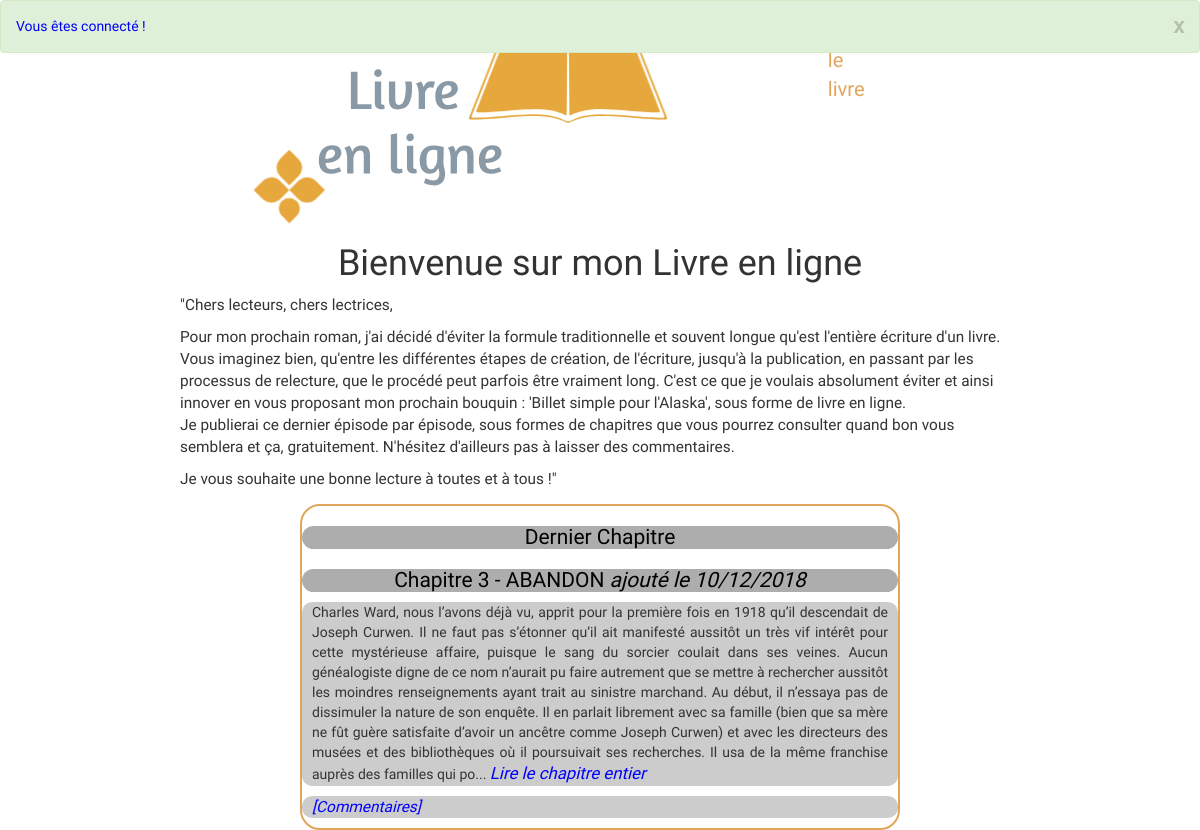
The app's page /index.php?action=lastPost (signed in) with its own data.
### tables this page shows
CREATE TABLE IF NOT EXISTS `posts` (
  `id` int(11) NOT NULL AUTO_INCREMENT,
  `chapter_id` int(11) NOT NULL,
  `post_title` varchar(255) NOT NULL,
  `post_content` text NOT NULL,
  `creation_date` datetime NOT NULL,
  PRIMARY KEY (`id`)
);

### controller/ControllerPosts.php (called while the page is built, shortened)
<?php
require_once('model/PostManager.php');
require_once('controller/Controller.php');
class ControllerPosts extends Controller
{
    public function lastPost()
    {
        $postManager = new PostManager();
        $lastChapter = $postManager->getLastPost();
        require('view/welcomeView.php');
    }
}

### model/PostManager.php (called while the page is built, shortened)
<?php
class PostManager extends Manager
{
    public function getLastPost()
    {
        $db = $this->dbConnect();
        $lastPost = $db->query('SELECT id, chapter_id, post_title, post_content, DATE_FORMAT(creation_date, \'%d/%m/%Y\') AS creation_date_fr FROM posts ORDER BY creation_date DESC LIMIT 0, 1');
        return $lastPost;
    }
}

### view/welcomeView.php (the view, shortened to what this page needs)
<div class="index_pages">
	<section id="welcome_index">
		<h1>Bienvenue sur mon Livre en ligne</h1>
		<p> "Chers lecteurs, chers lectrices,</p>
		<p>Pour mon prochain roman, j'ai décidé d'éviter la formule traditionnelle et souvent longue qu'est l'entière écriture d'un livre. Vous imaginez bien, qu'entre les différentes étapes de création, de l'écriture, jusqu'à la publication, en passant par les processus de relecture, que le procédé peut parfois être vraiment long. C'est ce que je voulais absolument éviter et ainsi innover en vous proposant mon prochain bouquin : 'Billet simple pour l'Alaska', sous forme de livre en ligne.<br/>
		Je publierai ce dernier épisode par épisode, sous formes de chapitres que vous pourrez consulter quand bon vous semblera et ça, gratuitement. N'hésitez d'ailleurs pas à laisser des commentaires.</p>
		<p>Je vous souhaite une bonne lecture à toutes et à tous !"</p>
	</section>
		<section id="welcome_lastPosts">
			<h3>Dernier Chapitre</h3>
			<?php
			while ($data = $lastChapter->fetch())
			{
			?>
		    	<div class="chapter">
		        	<h3>
		            	<?= htmlspecialchars($data['post_title']) ?>
		            	<em>ajouté le <?= $data['creation_date_fr'] ?></em>
		        	</h3>
			        <p>
			            <?= nl2br(substr($data['post_content'], 0, 1000)) . '... ' ?> <em><a class="all_chapter" href="index.php?action=post&amp;id=<?= $data['id'] ?>">Lire le chapitre entier</a></em>
			        </p>
			        <p>
			            <em><a class="comments" href="index.php?action=comments&amp;id=<?= $data['id'] ?>">[Commentaires]</a></em>
			            <br />
			        </p>
			    </div>
			<?php
			}
			?>
		</section>
</div>
<?php require('template.php'); ?>

### public/css/style.css (style rules this page uses)
body { font-family: 'Roboto Regular', serif; }
h1, h3 { text-align:center; }
h3 { background-color:#adadad; color:black; border-radius: 20px; font-size:1.5em; margin-bottom:0px; }
.index_pages { display: flex; flex-direction: column; justify-content: center; align-items: center; }
#welcome_index { width: 70%; height: 100px; margin-right: 20px; margin-left: 20px; font-size: 1.1em; margin-bottom: 180px; }
#welcome_lastPosts { border: 2px solid #e1a55b; border-radius: 20px; width: 50%; margin-left: 60px; margin-right: 60px; }
.chapter p { background-color:#CCCCCC; margin-top:0px; padding-left: 10px; padding-right: 10px; border-radius: 10px; }
.chapter { margin:auto; }
.all_chapter { text-decoration: none; color: blue; font-size: 1.2em; }
.comments { text-decoration: none; color: blue; font-size: 1.1em; }

### records on screen
posts: post_title "Chapitre 3 - ABANDON", creation_date_fr "10/12/2018", post_content "Charles Ward, nous l’avons déjà vu, apprit pour la première fois en 1918 qu’il descendait de Joseph Curwen. Il ne faut pas s’étonner qu’il ait manifesté aussitôt un très vif intérêt pour cette mystérieuse affaire, puisque le sang du sorcier coulait dans ses veines. Aucun généalogiste digne de ce nom n’aurait pu faire autrement que se mettre à rechercher aussitôt les moindres renseignements ayant trait au sinistre marchand. Au début, il n’essaya pas de dissimuler la nature de son enquête. Il en parlait librement avec sa famille (bien que sa mère ne fût guère satisfaite d’avoir un ancêtre comme Joseph Curwen) et avec les directeurs des musées et des bibliothèques où il poursuivait ses…"

### other values on screen
$_SESSION['flash']['message'] "Vous êtes connecté !"
